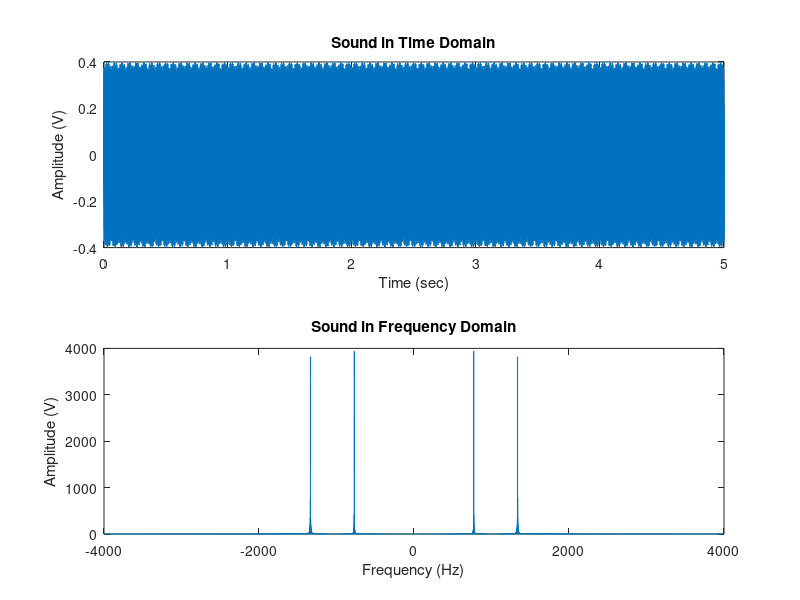

The MATLAB source for this figure: (Note: this script raises an error after producing the figure.)
%%
clc
clear all
%% user input
% The User Will enter the number of keys
N_keys = input('Number of pressed keys: ');

letters =        ['A' 'B' 'C' 'D' '#' '*'];
letters_mapping =[ 10  11  12  13  14  15];

num_freq_map =      [   0       1209    1336    1477    1633 ; 
                        697     1       2       3       10   ;
                        770     4       5       6       11   ;
                        852     7       8       9       12   ;
                        941     15      0       14      13  ];

                    
  
%% generating sound wave in time and frequency
sound_t = [];

% generating time variable
sampling_freq = 8000;
time_start = 0;
time_end = 1;
t =linspace(time_start,time_end,(time_end - time_start)*sampling_freq);

for key_num = 1:1:N_keys
 
   key =  input( strcat('Enter the   ', num2str(key_num) ,' key..  '),'s') ;
   
   key_letter_idex = find(letters == key); 
   
  if  key_letter_idex > 0  % letter
      
      key_letter_number = letters_mapping(key_letter_idex);
      
      [row,col] = find(num_freq_map == key_letter_number);
    
  else % number 
      
      [row,col] = find(num_freq_map == str2num(key));
    
  end

% frequencies of any key
keyToneFrequencies = [num_freq_map(1,col) num_freq_map(row,1)] ;

% generating sine wave of a certain key
sine_generated_t = 0.2*( sin(2*pi*keyToneFrequencies(1)*t) + sin(2*pi*keyToneFrequencies(2)*t) );
sound_t = [sound_t sine_generated_t];

% playing the sound of the key
sound(sine_generated_t,sampling_freq)

end

%% playing sound and plotting

% ploting the sound
sampling_freq = 8000;
time_start = 0;
time_end = N_keys;
t_all =linspace(time_start,time_end,(time_end - time_start)*sampling_freq);

figure;
subplot(2,1,1)
plot(t_all,sound_t);
xlabel ( 'Time (sec)' )
ylabel ( 'Amplitude (V)' )
title  ( 'Sound in Time Domain' )

% Frequency domain of the sound
f = linspace(-sampling_freq/2, sampling_freq/2, length(t_all));
sound_f = fftshift(fft(sound_t));

subplot(2,1,2)
plot(f, abs(sound_f));
xlabel ( 'Frequency (Hz)' )
ylabel ( 'Amplitude (V)' )
title  ( 'Sound in Frequency Domain' )

%% receiver

std_frequencies = [ 697 770 852 941 1209 1336 1477 1633 ];

% 2 empty matrices to collect outputs 
filter_frequencies = zeros(8, 2);
received_frequencies = zeros(N_keys, 2);

for n = 1:sampling_freq:N_keys*sampling_freq
    
    % hold each second from the sound signal in key_t
    key_t = sound_t(n : n + sampling_freq - 1);

    % to detect the amplitude of each filter 
    % by looping 8 times and changing the center frequency
    i = 1;    
    for freq = std_frequencies
        
        beta = (1/16000);
        L = 40;
        [amp_max, freq_amp_max] = filter_BPF(L, freq, sampling_freq, beta ,key_t);
        filter_frequencies (i,1) = freq ;
        filter_frequencies (i,2) = amp_max ;
        
        i = i + 1; 
    end
    
    % to detect the 2 frequencies from the filters output
    
    %detect the first/low freq.  (from the first 4 rows in filter_frequencies matrix)
    [a1,p1] = max([filter_frequencies(1,2) filter_frequencies(2,2) filter_frequencies(3,2) filter_frequencies(4,2)]);
    received_frequencies( ceil(n/sampling_freq) , 1) = filter_frequencies (p1,1);
    
    %detect the second/high freq.  (from the last 4 rows in filter_frequencies matrix)
    [a2,p2] = max([filter_frequencies(5,2) filter_frequencies(6,2) filter_frequencies(7,2) filter_frequencies(8,2)]);
    received_frequencies( ceil(n/sampling_freq) , 2) = filter_frequencies (p2+4,1);
    
end

received_frequencies

%% extracting numbers

received_key = '';

for row = 1:N_keys
   freq1 = received_frequencies(row, 1); % the low freq  (first column)
   freq2 = received_frequencies(row, 2); % the high freq (first row)
   
   % deduce the number
   
   [row,col_1] = find(num_freq_map == freq1);
   [row_2,col] = find(num_freq_map == freq2);
   
   received_key_number = num_freq_map(row,col);
   
   
   if  received_key_number > 9  % letter
      
      key_letter_idex = find(letters_mapping == received_key_number);
      
      key = letters(key_letter_idex);
      
   else % number 
      
      key = num2str(received_key_number);
    
   end
   
   received_key = strcat(received_key,key);
   
end

received_key